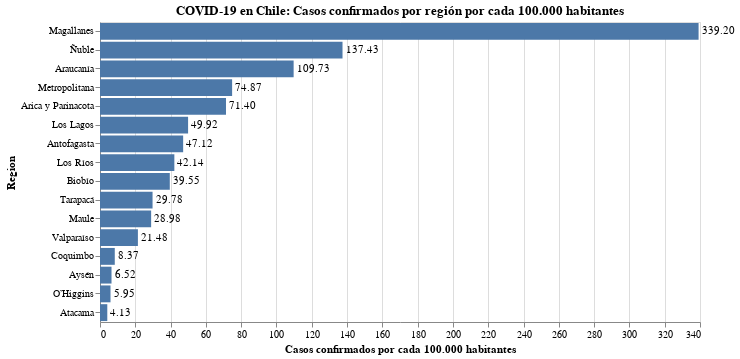

The code cell stored with this chart in its notebook:
### Code cell
#hide_input

bars = alt.Chart(data_raw).mark_bar().encode(
    x = alt.X('Tasa de casos:Q', scale=alt.Scale(domain=(0, 340)), axis=alt.Axis(title='Casos confirmados por cada 100.000 habitantes')),
    y = alt.Y('Region:N', sort='-x')
).properties(
    title='COVID-19 en Chile: Casos confirmados por región por cada 100.000 habitantes'
)

text = bars.mark_text(
    align='left',
    baseline='middle',
    dx=3  # Nudges text to right so it doesn't appear on top of the bar
).encode(
    text=alt.Text('Tasa de casos:Q', format=',.2f')
)

# bars.configure_title(
#     fontSize=20,
#     font='Courier',
#     anchor='start',
#     color='gray'
# )

(bars + text).properties(width=600, height=300)

### Figure 1 — Vega-Lite specification as saved in the notebook (floating-point values rounded to 4 significant figures)
{"config": {"view": {"continuousWidth": 400, "continuousHeight": 300}}, "layer": [{"mark": "bar", "encoding": {"x": {"type": "quantitative", "axis": {"title": "Casos confirmados por cada 100.000 habitantes"}, "field": "Tasa de casos", "scale": {"domain": [0, 340]}}, "y": {"type": "nominal", "field": "Region", "sort": "-x"}}, "title": "COVID-19 en Chile: Casos confirmados por región por cada 100.000 habitantes"}, {"mark": {"type": "text", "align": "left", "baseline": "middle", "dx": 3}, "encoding": {"text": {"type": "quantitative", "field": "Tasa de casos", "format": ",.2f"}, "x": {"type": "quantitative", "axis": {"title": "Casos confirmados por cada 100.000 habitantes"}, "field": "Tasa de casos", "scale": {"domain": [0, 340]}}, "y": {"type": "nominal", "field": "Region", "sort": "-x"}}, "title": "COVID-19 en Chile: Casos confirmados por región por cada 100.000 habitantes"}], "data": {"name": "data-c0b51abede43c0c123fea5a53e1213bb"}, "height": 300, "width": 600, "$schema": "https://vega.github.io/schema/vega-lite/v4.8.1.json", "datasets": {"data-c0b51abede43c0c123fea5a53e1213bb": [{"Region": "Arica y Parinacota", "2020-04-22": 180, "Tasa de casos": 71.4}, {"Region": "Tarapacá", "2020-04-22": 114, "Tasa de casos": 29.78}, {"Region": "Antofagasta", "2020-04-22": 326, "Tasa de casos": 47.12}, {"Region": "Atacama", "2020-04-22": 13, "Tasa de casos": 4.131}, {"Region": "Coquimbo", "2020-04-22": 70, "Tasa de casos": 8.372}, {"Region": "Valparaíso", "2020-04-22": 421, "Tasa de casos": 21.48}, {"Region": "Metropolitana", "2020-04-22": 6083, "Tasa de casos": 74.87}, {"Region": "O’Higgins", "2020-04-22": 59, "Tasa de casos": 5.953}, {"Region": "Maule", "2020-04-22": 328, "Tasa de casos": 28.98}, {"Region": "Ñuble", "2020-04-22": 703, "Tasa de casos": 137.4}, {"Region": "Biobío", "2020-04-22": 658, "Tasa de casos": 39.55}, {"Region": "Araucanía", "2020-04-22": 1113, "Tasa de casos": 109.7}, {"Region": "Los Ríos", "2020-04-22": 171, "Tasa de casos": 42.14}, {"Region": "Los Lagos", "2020-04-22": 445, "Tasa de casos": 49.92}, {"Region": "Aysén", "2020-04-22": 7, "Tasa de casos": 6.524}, {"Region": "Magallanes", "2020-04-22": 605, "Tasa de casos": 339.2}]}}
